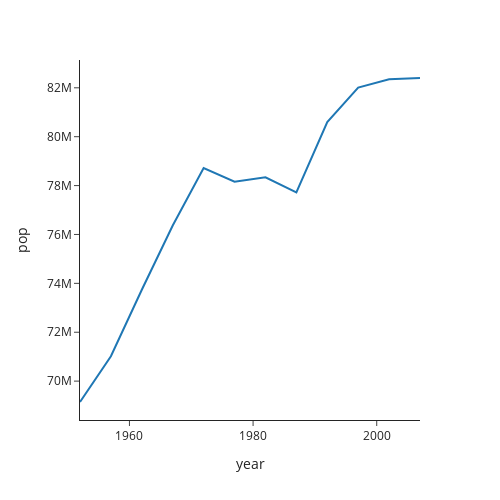

Here is the notebook cell this chart was saved with:
### Markdown cell above
## Set fix layout size

### Code cell
fig = px.line(df, x="year", y="pop",
             template="simple_white")

''' SET FIX HEIGHT AND WIDTH OF PLOT'''
fig = px.line(df, x="year", y="pop",
             template="simple_white",
             width=500, height=500)

'''SET LAYOUT TO A FIX SIZE'''
#necessary if paper annotations are used
fig.update_layout(
    autosize=False,
)

fig.show()

### Figure 1 — Plotly figure (JSON) as saved in the notebook; plotly's stock layout.template omitted (floating-point values rounded to 4 significant figures)
{"data": [{"hovertemplate": "year=%{x}<br>pop=%{y}<extra></extra>", "legendgroup": "", "line": {"color": "#1F77B4", "dash": "solid"}, "marker": {"symbol": "circle"}, "mode": "lines", "name": "", "orientation": "v", "showlegend": false, "type": "scatter", "x": [1952, 1957, 1962, 1967, 1972, 1977, 1982, 1987, 1992, 1997, 2002, 2007], "xaxis": "x", "y": [69145952, 71019069, 73739117, 76368453, 78717088, 78160773, 78335266, 77718298, 80597764, 82011073, 82350671, 82400996], "yaxis": "y"}], "layout": {"autosize": false, "height": 500, "legend": {"tracegroupgap": 0}, "margin": {"t": 60}, "width": 500, "xaxis": {"anchor": "y", "domain": [0, 1], "title": {"text": "year"}}, "yaxis": {"anchor": "x", "domain": [0, 1], "title": {"text": "pop"}}}}
